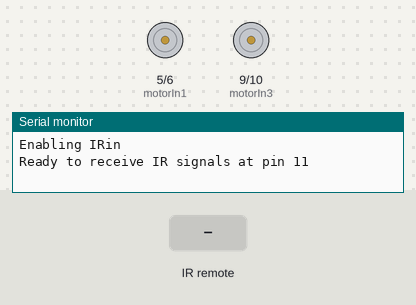
Bench run of a sketch on a simulated Arduino Uno, built with avr-gcc and run on an emulated ATmega328P. Parts: motor-driver pin pairs drawn as motors (green arrow = first pin HIGH = forward, orange = second pin HIGH = backward, longer = more drive), the last lines printed to the serial monitor. Inputs (shaded band) come from the test bench.

Above: at 2.2 s.
2.3 s: infrared code 0x46 received
At 3.2 s:
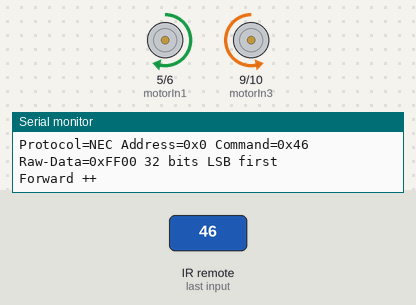
3.8 s: infrared code 0x15 received
At 4.4 s:
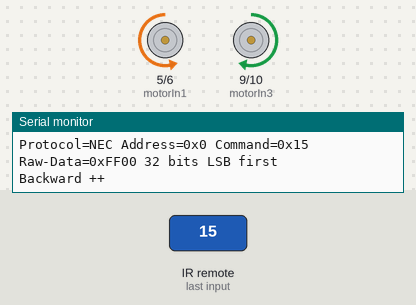
5.3 s: infrared code 0x4A received
At 6.5 s:
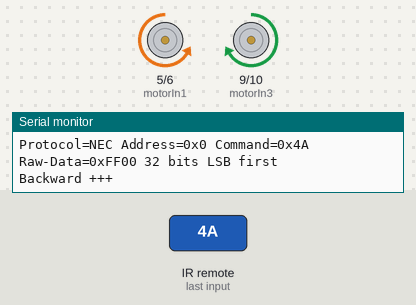
6.8 s: infrared code 0x44 received
At 7.9 s:
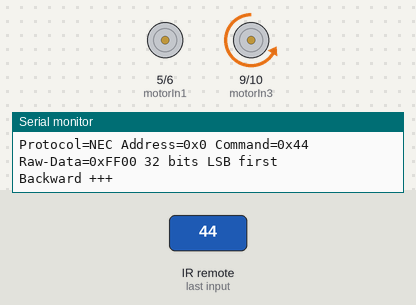
8.3 s: infrared code 0x43 received
At 9.0 s:
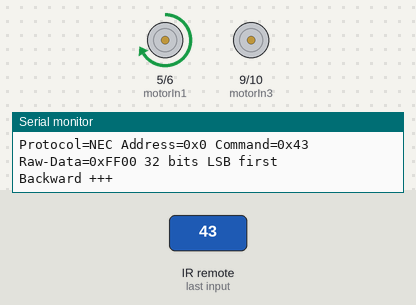
9.8 s: infrared code 0x42 received
At 10.1 s:
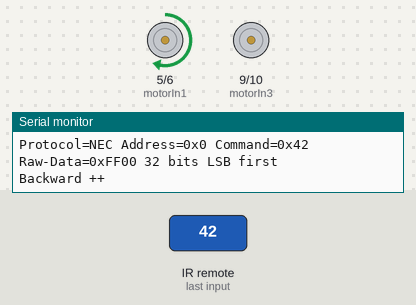
Timing chart, 0 to 12.3 s (numbered marks = the images above; inputs shaded):
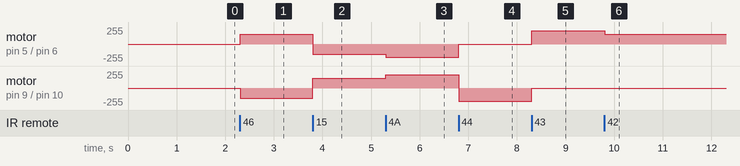

The sketch:

sketch_apr30a.ino
```cpp
#include <IRremote.h>


const int motorIn1 = 5;
const int motorIn2 = 6;
const int motorIn3 = 9;
const int motorIn4 = 10;
const byte IR_RECEIVE_PIN=11;
char cmd;  // 接收序列埠傳來的指令
int nowSpeed = 2;  // 目前轉速級別, 0級停止, 1級100, 2級150, 3級200, 4級255全速
int nowDirection = 0;  // 目前旋轉方向, 0為forward, 1為backward
char* speedMark[] = {"", "+", "++", "+++", "++++"};
int speedPWM[] = {0, 100, 150, 200, 255};
long input;
int now=0;

void setup() {
  Serial.begin(115200);
  pinMode(motorIn1, OUTPUT);
  pinMode(motorIn2, OUTPUT);
   pinMode(motorIn3, OUTPUT);
    pinMode(motorIn4, OUTPUT);
  Serial.println(F("Enabling IRin"));
   // irrecv.begin(IR_RECEIVE_PIN,ENABLE_LED_FEEDBACK);
   IrReceiver.begin(IR_RECEIVE_PIN,ENABLE_LED_FEEDBACK);
    //irsend.begin(3,ENABLE_LED_FEEDBACK);
    Serial.print(F("Ready to receive IR signals at pin "));
    Serial.println(IR_RECEIVE_PIN);
    delay(1000);
}

void loop() {

  if(IrReceiver.decode()){//irrecv
          input=IrReceiver.decodedIRData.command,HEX;
          IrReceiver.resume();
        if(input!=0 && input !=NULL){
         Serial.println("input="+String(input)+"/"+IrReceiver.decodedIRData.decodedRawData);
          //IrReceiver.printIRResultAsCVariables(&Serial);  // Output address and data as source code variables
           //IrReceiver.compensateAndPrintIRResultAsPronto(&Serial);
           IrReceiver.printIRResultShort(&Serial); // optional use new print version
         now=input;

         switch (input){

            case 70://上

               nowDirection = 0;
               if(nowSpeed==0){
                nowSpeed++;
                }

              break;
            case 21://下

              nowDirection = 1;
              if(nowSpeed==0){
                nowSpeed++;
                }
              break;

            case 68://左
              nowDirection = 2;
              if(nowSpeed==0){
                nowSpeed++;
                }
              break;

           case  67://右
           nowDirection = 3;
              if(nowSpeed==0){
                nowSpeed++;
                }

              break;

           case  64://MID
             nowSpeed = 0;


              break;

           case 66://*
           if (nowSpeed>0)
              {nowSpeed--;
              }
              break;

           case 74://#
           if (nowSpeed<4)
              {nowSpeed++;
              }

              break;

           default :
              break;

          }

          moving();
      }
  }
}

// 顯示目前轉向與速度
void showData() {
  if (nowSpeed==0) {
    Serial.println("Stop");
  } else {
    Serial.print(nowDirection==0 ? "Forward ":"Backward ");
    Serial.println(speedMark[nowSpeed]);
  }
}

// 加減速
void moving() {
  showData();

  switch(nowDirection){

    case 0://forward
    analogWrite(motorIn1, speedPWM[nowSpeed]);
    analogWrite(motorIn2, LOW);
    analogWrite(motorIn4, speedPWM[nowSpeed]);
    analogWrite(motorIn3, LOW);
    break;

    case 1://back
    analogWrite(motorIn1, LOW);
    analogWrite(motorIn2, speedPWM[nowSpeed]);
    analogWrite(motorIn4, LOW);
    analogWrite(motorIn3, speedPWM[nowSpeed]);
    break;

    case 2://left
    analogWrite(motorIn1, LOW);
    analogWrite(motorIn2, LOW);
    analogWrite(motorIn4, speedPWM[nowSpeed]);
    analogWrite(motorIn3, LOW);
    break;

    case 3://right
    analogWrite(motorIn1, speedPWM[nowSpeed]);
    analogWrite(motorIn2, LOW);
    analogWrite(motorIn4, LOW);
    analogWrite(motorIn3, LOW);
    break;


    }

}
```

Measured:
- after the input at 2.3 s, motor on pin 5 (motorIn1) / pin 6 (motorIn2): stopped → forward 150/255 at once; motor on pin 9 (motorIn3) / pin 10 (motorIn4): stopped → backward 150/255 at once
- after the input at 3.8 s, motor on pin 5 (motorIn1) / pin 6 (motorIn2): forward 150/255 → backward 150/255 at once; motor on pin 9 (motorIn3) / pin 10 (motorIn4): backward 150/255 → forward 150/255 at once
- after the input at 5.3 s, motor on pin 5 (motorIn1) / pin 6 (motorIn2): backward 150/255 → backward 200/255 at once; motor on pin 9 (motorIn3) / pin 10 (motorIn4): forward 150/255 → forward 200/255 at once
- after the input at 6.8 s, motor on pin 5 (motorIn1) / pin 6 (motorIn2): backward 200/255 → stopped at once; motor on pin 9 (motorIn3) / pin 10 (motorIn4): forward 200/255 → backward 200/255 at once
- after the input at 8.3 s, motor on pin 5 (motorIn1) / pin 6 (motorIn2): stopped → forward 200/255 at once; motor on pin 9 (motorIn3) / pin 10 (motorIn4): backward 200/255 → stopped at once
- after the input at 9.8 s, motor on pin 5 (motorIn1) / pin 6 (motorIn2): forward 200/255 → forward 150/255 at once
